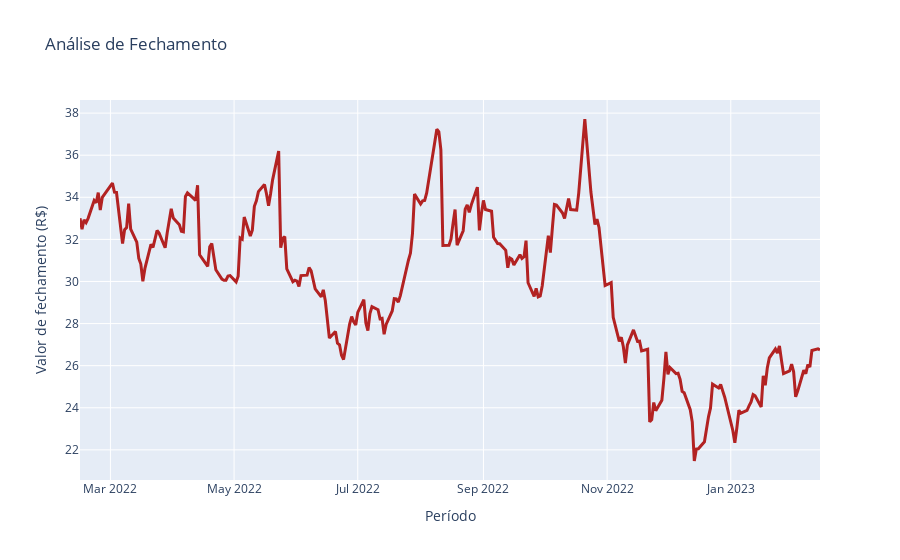

The code cell stored with this chart in its notebook:
### Code cell
figure2 = go.Figure(
    data=go.Scatter(
        x=dados.index,
        y=dados['Close'],
        line=(dict(color='firebrick', width=3))
    )
)
figure2.update_layout(
    title='Análise de Fechamento',
    xaxis_title='Período',
    yaxis_title='Valor de fechamento (R$)'
)
figure2.show()

### Figure 1 — Plotly figure (JSON) as saved in the notebook; plotly's stock layout.template omitted (floating-point values rounded to 4 significant figures; data arrays with more than 128 entries replaced by an {"elided": "..."} marker saying what was removed)
{"data": [{"line": {"color": "firebrick", "width": 3}, "type": "scatter", "x": {"elided": "252 str values"}, "y": {"elided": "252 float values"}}], "layout": {"title": {"text": "Análise de Fechamento"}, "xaxis": {"title": {"text": "Período"}}, "yaxis": {"title": {"text": "Valor de fechamento (R$)"}}}}
